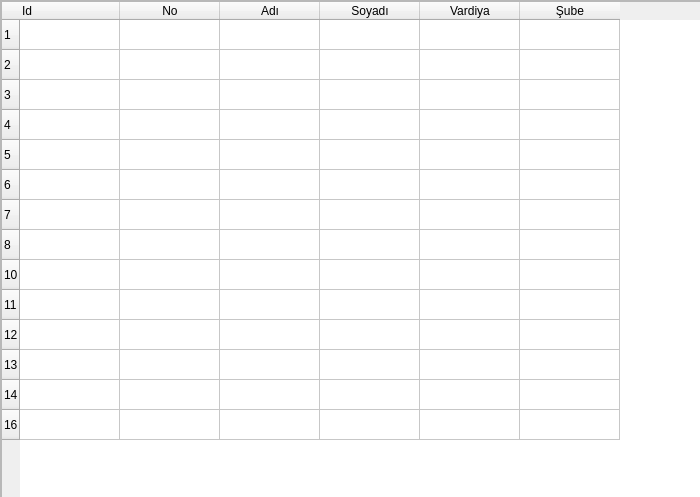
<?xml version="1.0" encoding="UTF-8"?>
<ui version="4.0">
 <class>isciListesi</class>
 <widget class="QWidget" name="isciListesi">
  <property name="geometry">
   <rect>
    <x>0</x>
    <y>0</y>
    <width>700</width>
    <height>497</height>
   </rect>
  </property>
  <property name="windowTitle">
   <string>Form</string>
  </property>
  <widget class="QFrame" name="frame">
   <property name="geometry">
    <rect>
     <x>0</x>
     <y>0</y>
     <width>1311</width>
     <height>771</height>
    </rect>
   </property>
   <property name="styleSheet">
    <string notr="true">QPushButton{
height:42px;
}
QTableWidget{
height:500px;
}</string>
   </property>
   <property name="frameShape">
    <enum>QFrame::StyledPanel</enum>
   </property>
   <property name="frameShadow">
    <enum>QFrame::Raised</enum>
   </property>
   <layout class="QGridLayout" name="gridLayout">
    <property name="leftMargin">
     <number>0</number>
    </property>
    <property name="topMargin">
     <number>0</number>
    </property>
    <property name="rightMargin">
     <number>0</number>
    </property>
    <property name="bottomMargin">
     <number>0</number>
    </property>
    <property name="spacing">
     <number>0</number>
    </property>
    <item row="1" column="0">
     <widget class="QPushButton" name="pushButton">
      <property name="text">
       <string>Öğrenciyi Düzenle</string>
      </property>
     </widget>
    </item>
    <item row="0" column="0">
     <widget class="QTableWidget" name="sinif_listesi">
      <property name="whatsThis">
       <string>&lt;html&gt;&lt;head/&gt;&lt;body&gt;&lt;p&gt;Öğrencilerin Bulunduğu Liste&lt;/p&gt;&lt;/body&gt;&lt;/html&gt;</string>
      </property>
      <property name="styleSheet">
       <string notr="true">selection-background-color: rgb(233, 185, 110);</string>
      </property>
      <property name="editTriggers">
       <set>QAbstractItemView::SelectedClicked</set>
      </property>
      <row>
       <property name="text">
        <string>1</string>
       </property>
      </row>
      <row>
       <property name="text">
        <string>2</string>
       </property>
      </row>
      <row>
       <property name="text">
        <string>3</string>
       </property>
      </row>
      <row>
       <property name="text">
        <string>4</string>
       </property>
      </row>
      <row>
       <property name="text">
        <string>5</string>
       </property>
      </row>
      <row>
       <property name="text">
        <string>6</string>
       </property>
      </row>
      <row>
       <property name="text">
        <string>7</string>
       </property>
      </row>
      <row>
       <property name="text">
        <string>8</string>
       </property>
      </row>
      <row>
       <property name="text">
        <string>10</string>
       </property>
      </row>
      <row>
       <property name="text">
        <string>11</string>
       </property>
      </row>
      <row>
       <property name="text">
        <string>12</string>
       </property>
      </row>
      <row>
       <property name="text">
        <string>13</string>
       </property>
      </row>
      <row>
       <property name="text">
        <string>14</string>
       </property>
      </row>
      <row>
       <property name="text">
        <string>16</string>
       </property>
      </row>
      <column>
       <property name="text">
        <string>Id</string>
       </property>
       <property name="font">
        <font>
         <kerning>false</kerning>
        </font>
       </property>
       <property name="textAlignment">
        <set>AlignLeading|AlignVCenter</set>
       </property>
      </column>
      <column>
       <property name="text">
        <string>No</string>
       </property>
      </column>
      <column>
       <property name="text">
        <string>Adı</string>
       </property>
       <property name="font">
        <font>
         <stylestrategy>PreferDefault</stylestrategy>
         <kerning>false</kerning>
        </font>
       </property>
       <property name="foreground">
        <brush brushstyle="SolidPattern">
         <color alpha="255">
          <red>0</red>
          <green>0</green>
          <blue>0</blue>
         </color>
        </brush>
       </property>
      </column>
      <column>
       <property name="text">
        <string>Soyadı</string>
       </property>
      </column>
      <column>
       <property name="text">
        <string>Vardiya</string>
       </property>
      </column>
      <column>
       <property name="text">
        <string>Şube</string>
       </property>
      </column>
     </widget>
    </item>
   </layout>
  </widget>
 </widget>
 <resources/>
 <connections/>
</ui>
